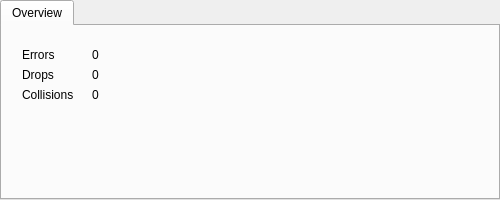
      <widget class="QTabWidget" name="tabWidget">
       <property name="minimumSize">
        <size>
         <width>500</width>
         <height>200</height>
        </size>
       </property>
       <property name="maximumSize">
        <size>
         <width>16777215</width>
         <height>150</height>
        </size>
       </property>
       <property name="currentIndex">
        <number>0</number>
       </property>
       <widget class="QWidget" name="tabOverview">
        <attribute name="title">
         <string>Overview</string>
        </attribute>
        <widget class="QLabel" name="label">
         <property name="geometry">
          <rect>
           <x>20</x>
           <y>20</y>
           <width>60</width>
           <height>18</height>
          </rect>
         </property>
         <property name="text">
          <string>Errors</string>
         </property>
        </widget>
        <widget class="QLabel" name="label_2">
         <property name="geometry">
          <rect>
           <x>20</x>
           <y>60</y>
           <width>60</width>
           <height>18</height>
          </rect>
         </property>
         <property name="text">
          <string>Collisions</string>
         </property>
        </widget>
        <widget class="QLabel" name="label_3">
         <property name="geometry">
          <rect>
           <x>20</x>
           <y>40</y>
           <width>60</width>
           <height>18</height>
          </rect>
         </property>
         <property name="text">
          <string>Drops</string>
         </property>
        </widget>
        <widget class="QLabel" name="labelTotalError">
         <property name="geometry">
          <rect>
           <x>90</x>
           <y>20</y>
           <width>60</width>
           <height>18</height>
          </rect>
         </property>
         <property name="text">
          <string>0</string>
         </property>
        </widget>
        <widget class="QLabel" name="labelTotalDrops">
         <property name="geometry">
          <rect>
           <x>90</x>
           <y>40</y>
           <width>60</width>
           <height>18</height>
          </rect>
         </property>
         <property name="text">
          <string>0</string>
         </property>
        </widget>
        <widget class="QLabel" name="labelTotalCollisions">
         <property name="geometry">
          <rect>
           <x>90</x>
           <y>60</y>
           <width>60</width>
           <height>18</height>
          </rect>
         </property>
         <property name="text">
          <string>0</string>
         </property>
        </widget>
       </widget>
      </widget>
